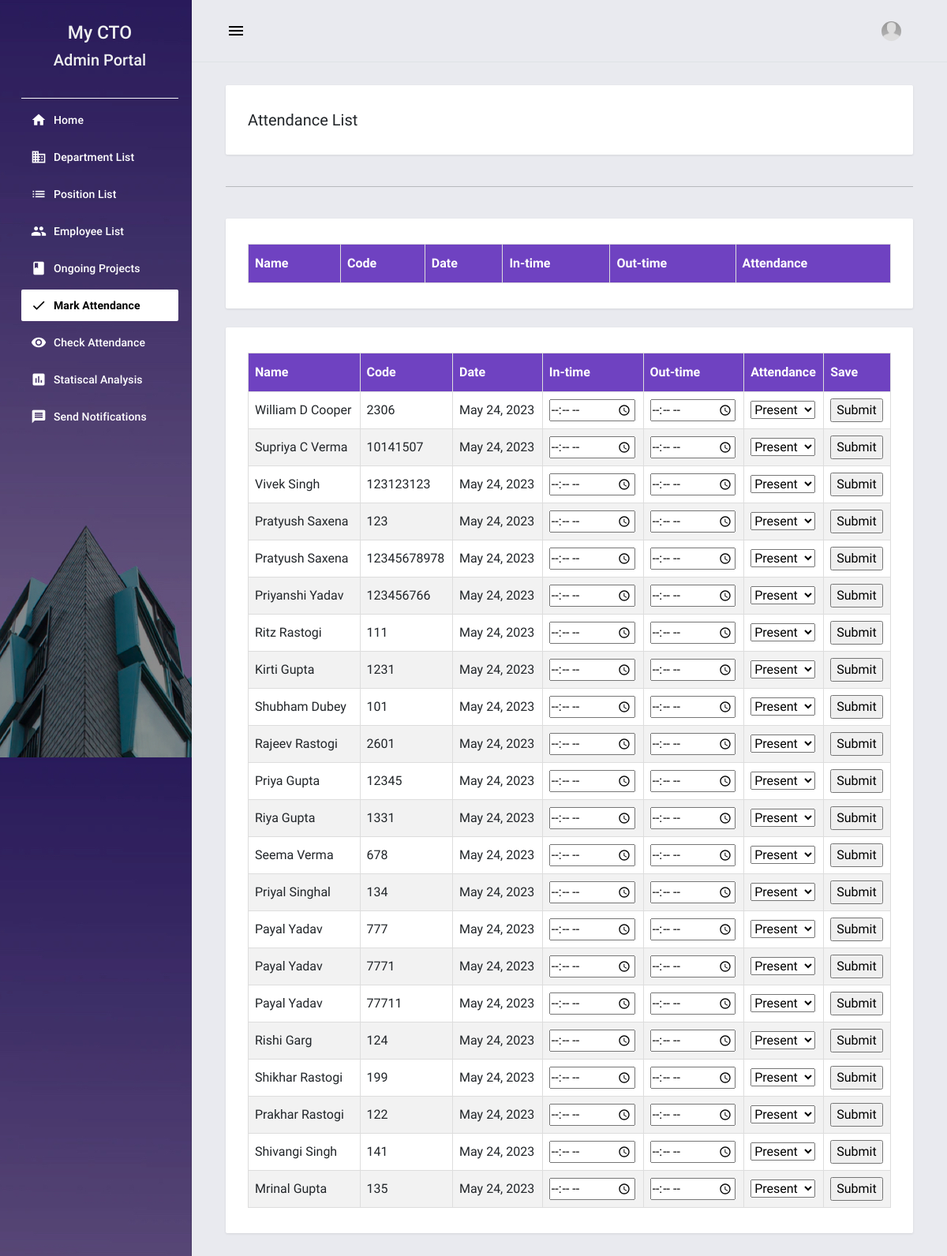
/attendance1, run on the app's committed database.
### employee_information/models.py (models this page shows, shortened)
class Employees(models.Model):
    code = models.CharField(max_length=100,blank=True)
    firstname = models.TextField()
    middlename = models.TextField(blank=True,null= True)
    lastname = models.TextField()
    gender = models.TextField(blank=True,null= True)
    dob = models.DateField(blank=True,null= True)
    contact = models.TextField()
    address = models.TextField()
    email = models.EmailField()
    employeetype = models.TextField(default='Employee')
    department_id = models.ForeignKey(Department, on_delete=models.CASCADE)
    position_id = models.ForeignKey(Position, on_delete=models.CASCADE)
    project_id=models.ForeignKey(Project, on_delete=models.CASCADE)
    date_hired = models.DateField()
    salary = models.FloatField(default=0)
    status = models.IntegerField()
    lead=models.BooleanField(default=False)
    date_added = models.DateTimeField(default=timezone.now)
    date_updated = models.DateTimeField(auto_now=True)
    photo=models.ImageField(null=True, blank=True ,upload_to = 'photos')

### employee_information/views.py (the view, shortened to what this page needs)
# urls.py: path('attendance1',views.attendance,name="attendance1"),
def attendance(request):
    employees=Attendance.objects.filter(date=timezone.now().date())
    d=timezone.now().date()
    present=Attendance.objects.filter(date=timezone.now().date()).exclude(status='Present')
    print(employees)
    l=(employees)
    print(l)
    marked=[o.employee_id.code for o in employees]
    print((marked))
    emp=Employees.objects.all()
    context={
        'employees':employees,
        'present':present,
         'emp':emp,
         'marked':marked,
         'd':d,
    }
    return render(request, 'employee_information/attendance.html', context)

### employee_information/templates/employee_information/attendance.html (shortened to what this page needs)
{% extends "employee_information/base.html" %}{% load humanize %} {% block pageContent %}
<div class="mdc-layout-grid__cell stretch-card mdc-layout-grid__cell--span-12">
    <div class="mdc-card ">
        <div class="d-flex justify-content-between align-items-center">
            <h4 class="card-title mb-0">Attendance List</h4>
        </div>
    </div>
</div>
<div class="mdc-layout-grid__cell stretch-card mdc-layout-grid__cell--span-12">
    <hr class="w-100">
</div>
<div class="mdc-layout-grid__cell stretch-card mdc-layout-grid__cell--span-12">
    <div class="mdc-card">
    <table>
        <thead>
            <th>Name</th>
            <th>Code</th>
            <th>Date</th>
            <th>In-time</th>
            <th>Out-time</th>
            <th>Attendance</th>
        </thead>
    </table>
</div>
</div>
<div class="mdc-layout-grid__cell stretch-card mdc-layout-grid__cell--span-12">
    <div class="mdc-card">
    <table>
        <thead>
            <th>Name</th>
            <th>Code</th>
            <th>Date</th>
            <th>In-time</th>
            <th>Out-time</th>
            <th>Attendance</th>
            <th>Save</th>
        </thead>
    {% for e in emp %}
    {%if e.code not in marked%}
    <form method="post" action="/attendance1" id="attendance_form">
    <tr>
     <td>{{e.firstname}} {{e.middlename}} {{e.lastname}} </td>
     <td>{{e.code}}</td>
     <td>{{d}}</td>
     <td><input type="time"  name="intime"></td>
    <td><input type="time" placeholder="Out-time" name="outtime"></td>
    <td><select id="status" name="status">
        <option value="Present">Present</option>
      </select></td>
    <td><input type="submit" value="Submit"></td>
    </tr>
   </form>
    {% endif %}
    {% endfor %}
    </table>
</div>
</div>
{% endblock %}

### static/employee_information/assets/default/css/style.css (style rules this page uses)
html, body { height: 100%; width: 100%; }

### employee_information/templates/employee_information/attendance.html (style rules this page uses)
td,th { border: 1px solid #ddd; padding: 8px; }
tr:nth-child(even) { background-color: #f2f2f2; }
th { padding-top: 12px; padding-bottom: 12px; text-align: left; background-color:#6f42c1; color: white; }

### data on the page
Employees: firstname "William", middlename "D", lastname "Cooper", code "2306"
Employees: firstname "Supriya", middlename "C", lastname "Verma", code "10141507"
Employees: firstname "Vivek", lastname "Singh", code "123123123"
Employees: firstname "Pratyush", lastname "Saxena", code "123"
Employees: firstname "Pratyush", lastname "Saxena", code "12345678978"
Employees: firstname "Priyanshi", lastname "Yadav", code "123456766"
Employees: firstname "Ritz", lastname "Rastogi", code "111"
Employees: firstname "Kirti", lastname "Gupta", code "1231"
Employees: firstname "Shubham", lastname "Dubey", code "101"
Employees: firstname "Rajeev", lastname "Rastogi", code "2601"
Employees: firstname "Priya", lastname "Gupta", code "12345"
Employees: firstname "Riya", lastname "Gupta", code "1331"
Employees: firstname "Seema", lastname "Verma", code "678"
Employees: firstname "Priyal", lastname "Singhal", code "134"
Employees: firstname "Payal", lastname "Yadav", code "777"
Employees: firstname "Payal", lastname "Yadav", code "7771"
Employees: firstname "Payal", lastname "Yadav", code "77711"
Employees: firstname "Rishi", lastname "Garg", code "124"
Employees: firstname "Shikhar", lastname "Rastogi", code "199"
Employees: firstname "Prakhar", lastname "Rastogi", code "122"
Employees: firstname "Shivangi", lastname "Singh", code "141"
Employees: firstname "Mrinal", lastname "Gupta", code "135"
